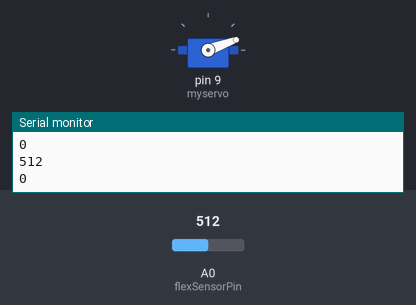
Bench run of a sketch on a simulated Arduino Uno, built with avr-gcc and run on an emulated ATmega328P. Shown: servo, the last lines printed to the serial monitor. The test bench sets the inputs (shaded band); at power-on: A0 (flexSensorPin) = 512.

Above: at 1.2 s.
1.3 s: A0 (flexSensorPin) set to 87
2.8 s: A0 (flexSensorPin) set to 71
At 4.0 s:
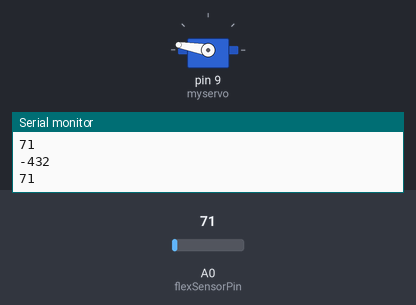
4.3 s: A0 (flexSensorPin) set to 99
5.8 s: A0 (flexSensorPin) set to 117
At 6.4 s:
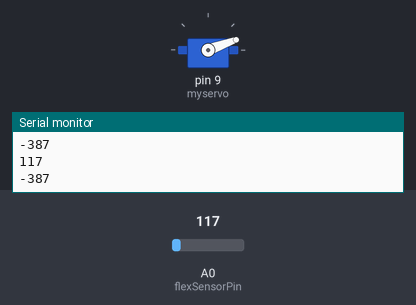
7.3 s: A0 (flexSensorPin) set to 70
At 8.0 s:
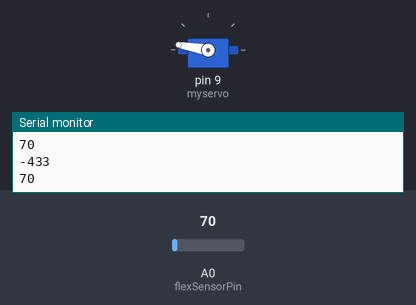
Timing chart, 0 to 9.8 s (numbered marks = the images above; inputs shaded):
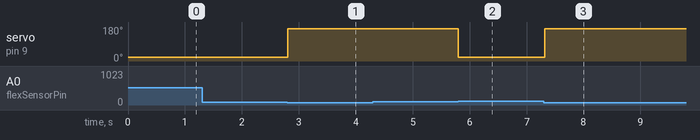

Measured:
- the behaviour switches between 80 and 79 on A0 (flexSensorPin) (found by bisection; images 0 and 1)
- the behaviour switches between 110 and 111 on A0 (flexSensorPin) (found by bisection; images 1 and 2)
- after the input at 2.8 s, servo on pin 9 (myservo): 20° → 170° at once
- after the input at 5.8 s, servo on pin 9 (myservo): 170° → 20° at once
- after the input at 7.3 s, servo on pin 9 (myservo): 20° → 170° at once

The sketch:

arduino_sensore_flex.ino
```cpp
#include <Servo.h>


Servo myservo;
int pos = 170;
int pos1 = 20;

int flexSensorPin = A0; //analog pin 0

void setup(){
  Serial.begin(9600);
  myservo.attach(9);
}

void loop(){
  int flexSensorReading = analogRead(flexSensorPin);

  // qui potete vedere da monitor seriale i valori e decidere il grado
  // del servo tramite la variabile pos e pos1

  if(flexSensorReading < 80){
  myservo.write(pos); // tell servo to go to position in variable 'pos'
  delay(15);
  }
  if(flexSensorReading > 110){
  myservo.write(pos1); // tell servo to go to position in variable 'pos'
  delay(15);
  }

  Serial.println(flexSensorReading);


  int flex0to100 = map(flexSensorReading, 512, 614, 0, 100);
  Serial.println(flex0to100);

  //delay(250); //just here to slow down the output for easier reading
}
```
